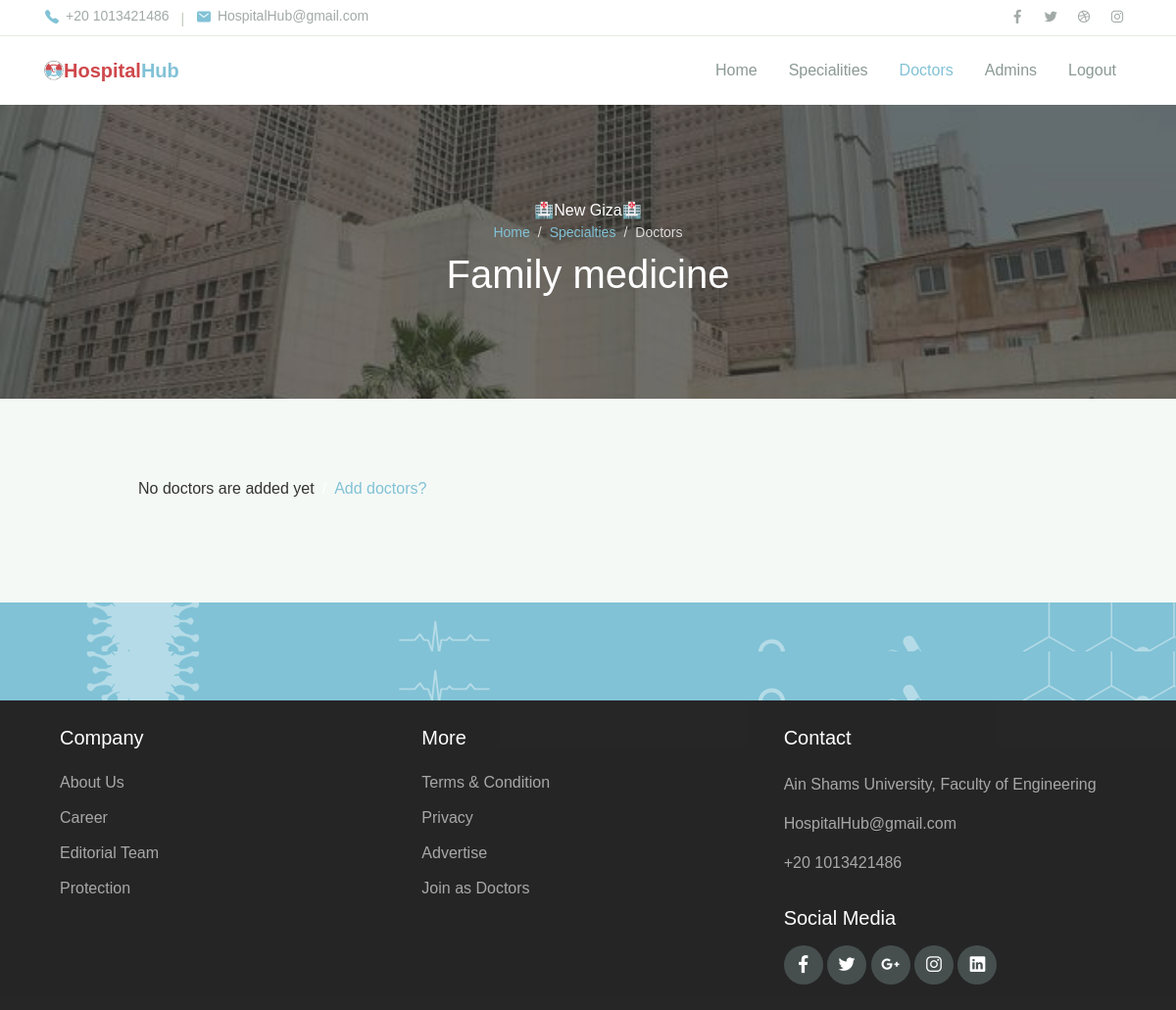
/h/admin/specialities/Family medicine (signed in), run on an earlier commit of the app's database.
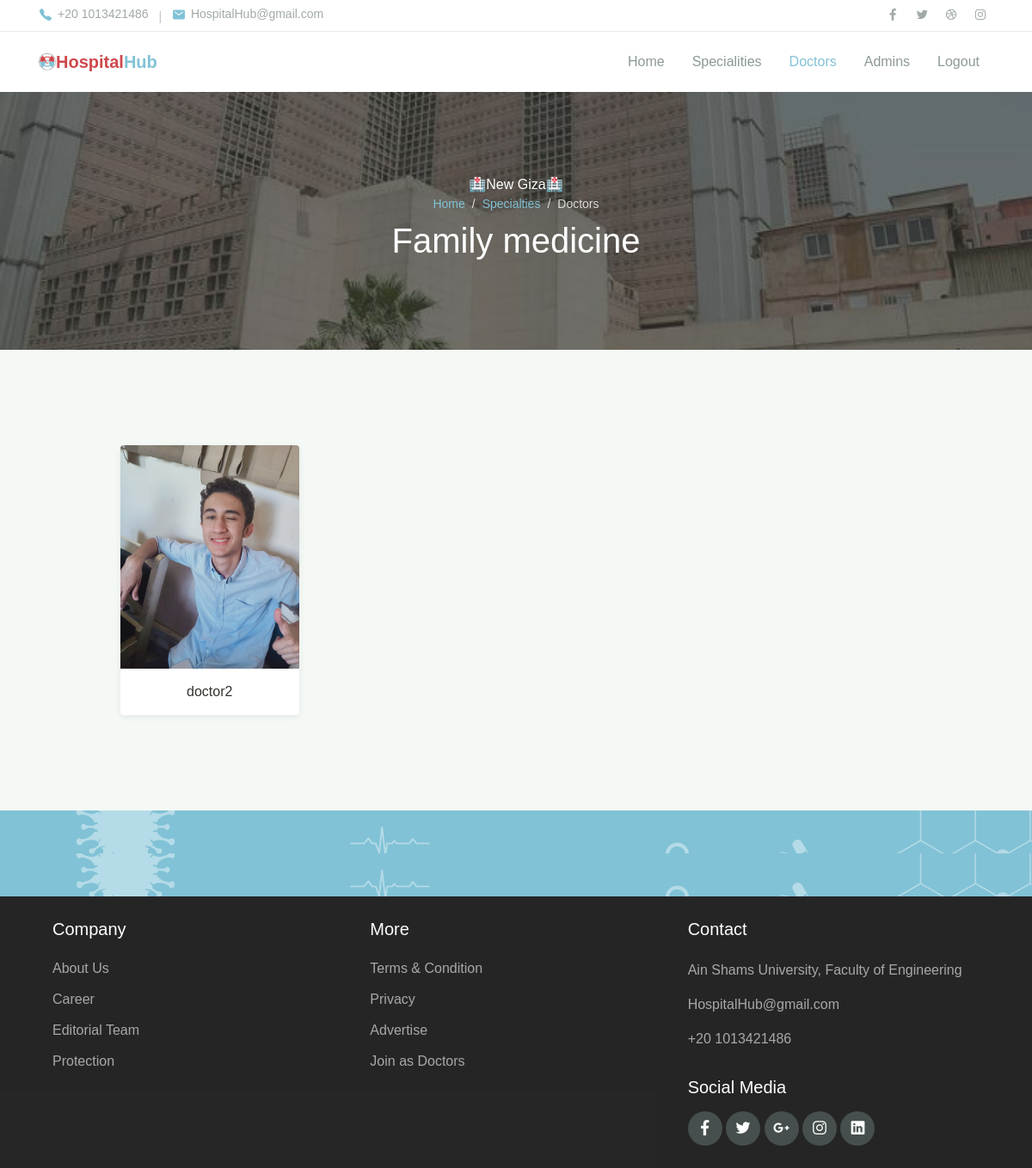
And on a later commit of the database.
### hospital_hub/models.py (models this page shows, shortened)
class Doctor(models.Model):
    my_account= models.ForeignKey(User,on_delete= models.CASCADE,related_name="my_doctor")
    is_employed= models.BooleanField(default=False)
    speciality= models.ForeignKey(Speciality, on_delete=models.CASCADE,related_name="doctors")
    hospital= models.ForeignKey(Hospital, on_delete=models.SET_NULL,related_name="my_doctors",null=True,blank=True)

class User(AbstractBaseUser):
    username    = models.CharField(max_length=255, unique=True) # unique checks existance with respect to save function
    email       = models.EmailField(verbose_name = 'email address',max_length = 255,unique = True)
    full_name   = models.CharField(max_length=255, blank=True, null=True)
    phone_number= models.IntegerField()
    city        = models.ForeignKey(City,on_delete=models.PROTECT,null=True)
    owner       = models.BooleanField(default= False) # can login
    admin       = models.BooleanField(default= False) # staff user non superuser
    doctor      = models.BooleanField(default=False) # superuser
    patient     = models.BooleanField(default=False) # superuser
    staff       = models.BooleanField(default=False) # necessary
    created_at  = models.DateTimeField(null=True)
    image       = models.ImageField(default="media/no_profile_img.png",upload_to = "media/")
    USERNAME_FIELD = 'username' #username
    EMAIL_FIELD = 'email' #Email
    REQUIRED_FIELDS = ['email','full_name','phone_number']
    objects = UserManager()
    def save(self, *args, **kwargs):
        try:
            im = Image.open(self.image)
            if len(im.fp.read())>1000000:
                im = im.convert('RGB')
                im = ImageOps.exif_transpose(im)
                im_io = BytesIO()
                im.save(im_io, 'JPEG', quality=60)
                new_image = File(im_io, name=self.image.name)
                self.image = new_image
        except:
            pass
        super().save(*args, **kwargs)

### hospital_hub/views.py (the view, shortened to what this page needs)
# urls.py: path('admin/specialities/<str:speciality>',views.Admin.ViewSpeciality,name='view_speciality'),
    def ViewSpeciality(request,speciality):
        hospital=request.user.my_admin.first().hospital
        spec=Speciality.objects.filter(name=speciality)
        if spec.count()==1:
            doctors=DoctorModel.objects.filter(speciality=spec.first(),hospital=hospital)
            doctorsaccs=[]
            for doc in doctors:
                doctorsaccs.append([doc,doc.my_account])
            return render(request,"hospital_hub/admin/view_speciality.html",{
                "doctors":doctorsaccs,
               "hospital_name":request.user.my_admin.first().hospital.name,
                "speciality":spec.first().name
                })

### hospital_hub/templates/hospital_hub/Admin/view_speciality.html (shortened to what the changed rows need)
{%extends 'hospital_hub/Admin/admin_layout.html'%}
{%load static%}
{%block body%}
<div class="page-banner overlay-dark bg-image"
     style="background-image: url(../../../static/hospital_hub/assets/img/bg_image_1.jpg)">
    <div class="banner-section">
        <div class="container text-center wow fadeInUp">
            <h1 class="font-weight-normal">
                {%if speciality%}{{speciality}}{%else%}Current Doctors{%endif%}
            </h1>
        </div>
    </div>
</div>
<div class="page-section bg-light">
    <div class="container">
        <div class="row justify-content-center">
            <div class="col-lg-10">
                <div class="row">
                    {%if doctors%}
                        {% for doctorobj , doctor in doctors %}
                        <div class="col-md-6 col-lg-3 py-3 wow zoomIn">
                            <div class="card-doctor">
                                <div class="header">
                                    <img src="{{doctor.image.url}}" alt="" height="260" style="object-fit: cover;">
                                </div>
                                <div class="body">
                                    <p class="text-x2 mb-0" style="text-align:center;">
                                        {{doctor.username}}
                                    </p>
                                </div>
                            </div>
                        </div>
                        {%endfor%}
                    {%else%}
                    <nav aria-label="Breadcrumb">
                    <ol class="breadcrumb breadcrumb-dark bg-transparent justify-content-center py-0 mb-2">
                    <li class="breadcrumb-item"><p>No doctors are added yet</p></li>
                    <li class="breadcrumb-item"><a href="{%url 'add_doctor'%}">Add doctors?</a></li>
                    </ol>
                    </nav>
                    {%endif%}
                </div>
            </div>
        </div>
    </div>
</div>
{%endblock%}

What changed in the data, as far as the page shows it:
now on this page (row edited): Doctor: image (picture), username "doctor2"
Also different on the page:
text no longer shown: "No doctors are added yet Add doctors?"
